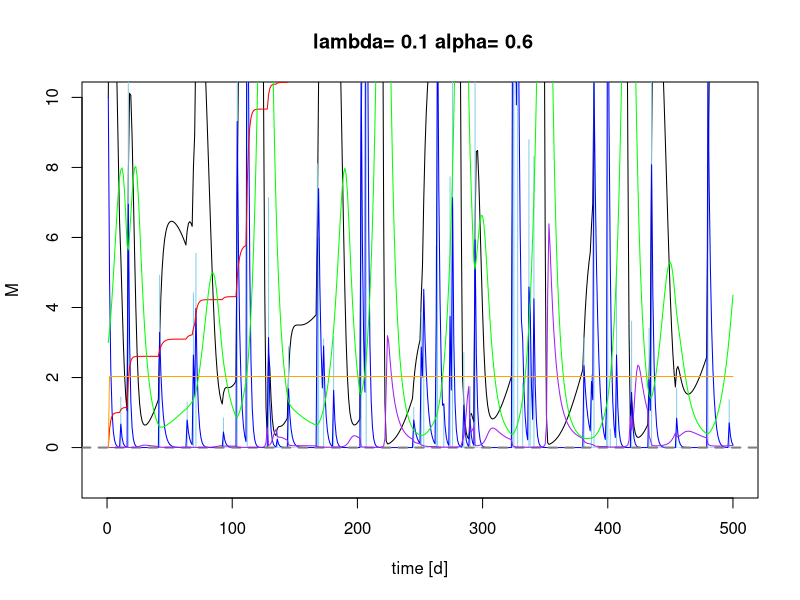
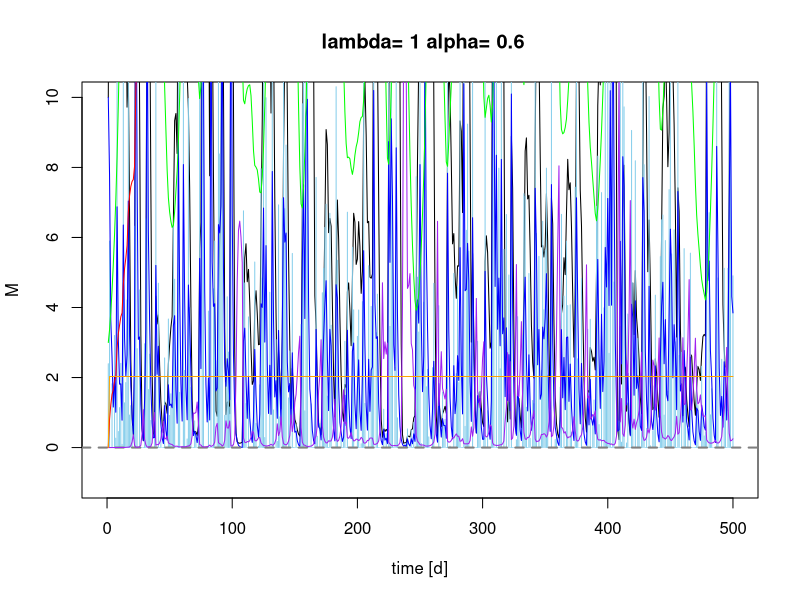
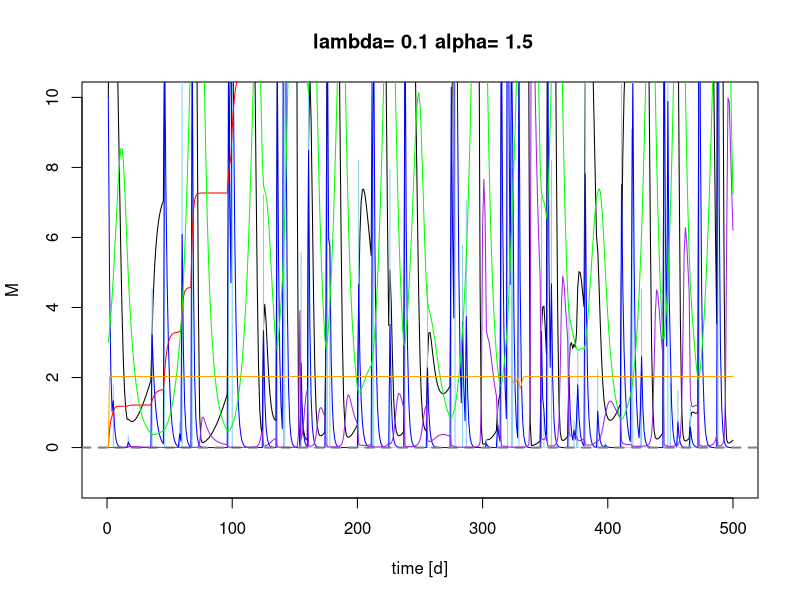
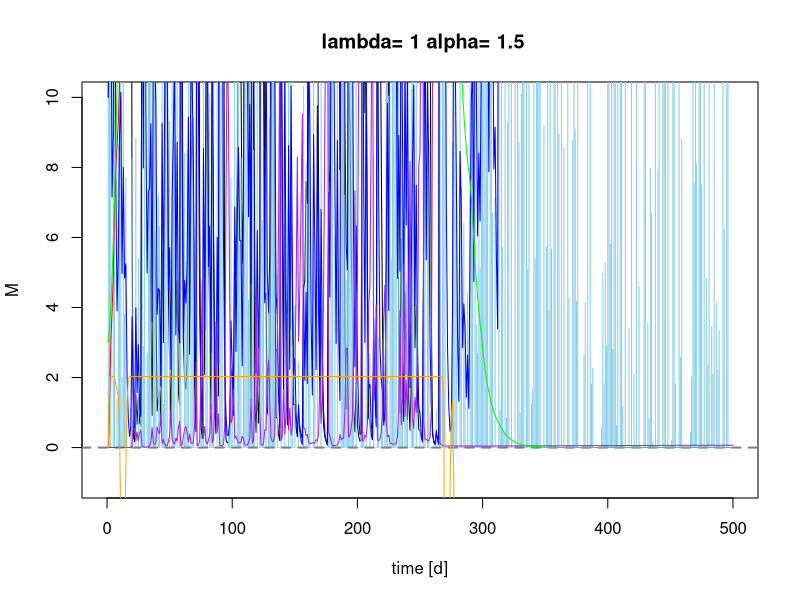
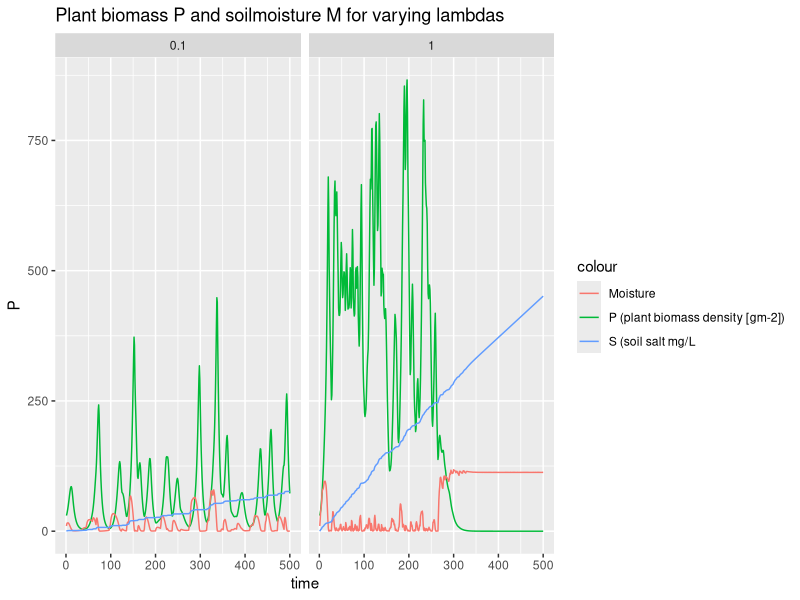
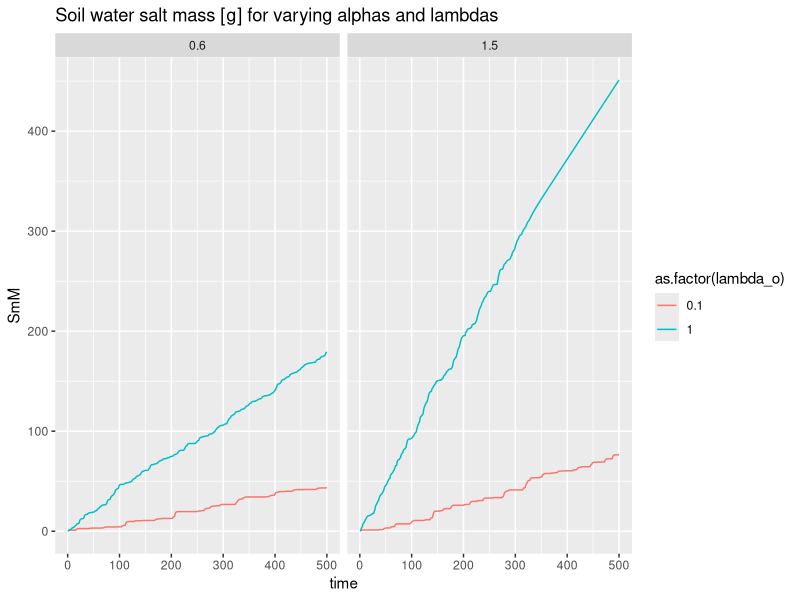

Reproduce these figures in R, in order.
## ---- chunk 1

 # Sandy Clay Loam
    n<-0.367 # porosity
    # more soil variables for evaporation & losses
    # Hydraulic conductivity
    K_s<-52.08*10 # mm/day
    # campbell's b
    b<-6.4069 # neurotheta sandy clay loam
    # van Genuchten parameters
#     avg <- 0.0521
#     nvg <- 1.237
    s_fc<-0.2677/n # Field capacity
    # This is the bubbling pressure
    psi_s_bar<--1.2E-3 #
 
   h1bar =  -psi_s_bar 
   hb = psi_s_bar*-10^5 # mm
 

  Z =3000 # [mm] actual groundwater depth 

# parameters describing the soil
  soilpar <- list(b = b, n = n, s_fc = s_fc, K_s = K_s, 
                psi_s_bar = psi_s_bar, h1bar = h1bar, hb = hb)
    #................................................
    # Vegetation 1 (Grass)
    # paspalum secateum F-I and R-I, 2004

    Zr = 400 # soil depth (mm)   Check Also Table 2...Fernandez-Illescas and Rodriguez-Iturbe...2001


 # parameters describing the root zone   
  vegpar <- list(Zr = Zr)


# parameters describing plant dynamics and salt features

  alpha_i=1 #maximum infiltration rate per day (K_s and therefore soil type dependency in balances function code)

  k=12 # Saco et al, 2013
  W0=0.2 # Saco et al, 2013
  gmax=0.05 # Saco et al, 2013
  k1=5 # Saco et al, 2013
  c=10  # Saco et al, 2013
  f= 0.8  # f is the soil salt leaching efficiency (whether some salt is retained)
  ConcConst = 0.1 # ConcConst is the concentration of the salt in the infiltrating water in g/l
  CM.gw = 0.1 # salt concentration in groundwater
  d=0.24 # fraction of plant mortality
  
  par <- list(alpha_i=alpha_i,k=k, W0=W0, gmax=gmax, k1=k1, c=c, f=f, ConcConst=ConcConst, CM.gw= CM.gw, d=d)
## ---- chunk 2
Infil <- function(h,P, par){
  
  I=par$alpha_i*h*(P+par$k*par$W0)/(P+par$k)
  
  return (I)
}
## ---- chunk 3

WU <- function(M,P,par){ 
# using Svir in here means scaling Svir back to M, easier to do at Svir in balances  
#  WU=par$gmax*((M*(1+Svir))/(((M*(1+Svir))+par$k1)))*P 
  WU=par$gmax*(M/((M+par$k1)))*P 
  
  return(WU)
}
## ---- chunk 4
#******************************************
# based on Salvucci, 1993
L_n <- function(M,Z,soilpar,vegpar) {
   Zr <- vegpar$Zr
   hb <- - soilpar$psi_s_bar*10^5 # (mm?)
   #soilpar$s_fc <- (Z/hb)^(-1/soilpar$b)
   
   s=M/(soilpar$n*vegpar$Zr)
  
   psi = hb*s^-soilpar$b
 
   m=2 + 3/soilpar$b#5.64  # in Salvucci's paper it is called n, but I called it m here to not confuse it with porosity


q <-((Z/hb)^(-m)-(psi/hb)^(-m))/(1+(psi/hb)^(-m)+(m-1)*(Z/hb)^(-m))#/(soilpar$n*Zr) # 

# Mass flux

flux <- soilpar$K_s*q

return(flux)
}



## ---- chunk 5
Precip <- function(time,alpha,lambda,delta) {
  # generate a vector of times between rainfall events > delta
  f_P<-floor(rexp(time,lambda*exp(-delta/alpha))) # vector of times between rainfall occurrences (equation 4 & 8)
  # generate a binary vector from this (impulse function)
  binary.vec <- unlist(lapply(1:time,function(i) c(rep(0,f_P[i]),1)))
  R <- rexp(length(binary.vec),1/alpha)*binary.vec 
  return(R[1:time])
}
## ---- chunk 6

Gr <- function(M,P,par) { 
  
  Gr = par$c*WU(M,P,par)
  
  return(Gr)
}
## ---- chunk 7
Mo <- function(P,M,Svir,par) {
  # needs to be M/Svir because both are "large" numbers
  # you want a number ~1 for multiplication, or <0.1 for addition
  Mo = P*(par$d*(M/Svir))
  
  return(Mo)

}
## ---- chunk 8
balances <- function(Rain, par, plotit=T,
                      soilpar,
                      vegpar){
   

  
# Storage vectors for the daily steps are initialized.

   M <- rep(0,length(Rain)) # soil moisture [mm]
   h <- rep(0,length(Rain)) # infiltration depth [mm]
   P <- rep(0,length(Rain)) #biomass density []
   CM<- rep(0,length(Rain)) # Salt concentration in soil water in g/L or g/mm
   SmI<- rep(0,length(Rain)) # Salt mass in infiltrating water [g]
   SmM <- rep(0,length(Rain)) # Salt mass in soil water [g]
   In <- rep(0,length(Rain)) # infiltration [mm]

   Svir <- rep(0,length(Rain)) # virtual saturation
   flux<- rep(0,length(Rain)) # drainage and capillary rise flux, according to sign



# Initial values to start the simulation.

   
   M[1] <- 10
   h[1] <- 10 
   P[1] <- 30
   CM[1]<- 0
   Svir[1] <- M[1]



# We decided to split the numerical calculations for the daily into 12 substeps.

   deltat <- 12 # split in 12 increments

  
# Storage vectors for the substeps are initialized.

   M_sub <- rep(0,deltat)
   h_sub <- rep(0,deltat)
   I_sub <- rep(0,deltat)
   WU_sub <-rep(0,deltat) # Water uptake in mm
   P_sub <- rep(0,deltat) 
   Gr_sub <- rep(0,deltat) # Growth of biomass
   Mo_sub<- rep(0,deltat) # Mortality of biomass
   SmI_sub <- rep(0,deltat) 
   SmM_sub<- rep(0,deltat) 
   CM_sub<- rep(0,deltat) 
  Svir_sub <- rep(0,deltat) # virtual saturation

   flux_sub<-rep(0,deltat) # calculates leakage loss without evaporation loss

   U_salt <-rep(0,deltat) # Salt mass rising
   L_salt <-rep(0,deltat) # salt mass drained


  
   timeincr= 1/deltat
   
  for (t in 2:length(Rain)){
    
    for (tt in 1:(deltat-1)) {
      
      h.old <- ifelse(tt==1,h[t-1],h_sub[tt])
      P.old <- ifelse(tt==1,P[t-1],P_sub[tt])
      M.old <- ifelse(tt==1,M[t-1],M_sub[tt])
      SmI.old <-ifelse(tt==1,SmI[t-1],SmI_sub[tt])
      CM.old <-ifelse(tt==1,CM[t-1],CM_sub[tt])
      Svir.old <-ifelse(tt==1,Svir[t-1],Svir_sub[tt])


  # Balance for water depth on soil
  h_sub[tt+1] <- h.old + ifelse(tt==1,(10*Rain[t]),0) 
      #- Infil(h.old, P.old,par)*timeincr

  # Infiltration
  par$alpha_i <- ifelse(h_sub[tt+1]<soilpar$K_s*timeincr, 1,
                      (1-(h_sub[tt+1]-soilpar$K_s*timeincr)/h_sub[tt+1]))
  # Calculate infiltration and recalculate h_sub   
  I_sub[tt] <- Infil(h.old, P.old,par)*timeincr
  h_sub[tt+1] <- h_sub[tt+1] - I_sub[tt] 

# Now do all plant uptake and growth
# water uptake by plants: include infiltration in available water

      WU_sub[tt] <- WU(M=Svir.old,P.old,par)*timeincr 
      
      # growth rate
      Gr_sub[tt] <- Gr(M=Svir.old, P.old,par)*timeincr 
      # Mortality
      Mo_sub[tt]<- Mo(P.old,M=M.old, Svir=Svir.old, par)*timeincr
      # calculate plant biomass balance
      P_sub[tt + 1] <- P.old + Gr_sub[tt]- Mo_sub[tt] 

 # 1. Update soil moisture with infiltration
      M_sub[tt + 1] <- M.old + I_sub[tt] - WU_sub[tt]      
      
 # 2. calculate leaching and capillary rise amount
  flux_sub[tt+1]<-do.call(L_n,list(M=M_sub[tt+1],Z=Z,soilpar=soilpar,vegpar=vegpar))

# 3. final adjust soil moisture for leaching or capillary rise
 
   M_sub[tt + 1] <-  M_sub[tt + 1] + flux_sub[tt+1]*timeincr


# calculate saltbalance

# Salt leaching
    L_salt[tt+1] <- ifelse(flux_sub[tt+1]<0,
                           par$f*CM_sub[tt+1]*flux_sub[tt+1]*timeincr,0)
    # leaching of salt

# salt upflow
    U_salt[tt+1] <- ifelse(flux_sub[tt+1]>0, 
                           par$CM.gw*flux_sub[tt+1]*timeincr,0) 
    # rise of salt

# salt mass coming in with infiltration
      SmI_sub[tt+1]<- SmI.old + I_sub[tt]*par$ConcConst 

#salt mass in soil
     SmM_sub[tt+1] <- SmI_sub[tt+1] + U_salt[tt+1] - L_salt[tt+1]
# Calculate salt concentration in the soil
   CM_sub[tt+1]<- (SmM_sub[tt+1]/M_sub[tt+1])*(1/58.44) # 
    
# Virtual saturation (Shah et al., 2012), here in [mm] to be in the same unit as M
    Svir_sub[tt + 1]<-soilpar$n*vegpar$Zr*((soilpar$h1bar*10^-1)^(1/soilpar$b))*
                     ((soilpar$h1bar*10^-1)*(M_sub[tt + 1]/
                       (soilpar$n*vegpar$Zr))^(-soilpar$b)
                       +(3.6*CM_sub[tt + 1]))^(-1/soilpar$b)

    } 
  
# Aggregating the substep results to daily values.

    P[t] = P_sub[deltat]
    M[t] = M_sub[deltat]
    h[t] = h_sub[deltat]
    CM[t] = CM_sub[deltat]
    SmM[t] = SmM_sub[deltat] 
    SmI[t]=SmI_sub[deltat]
    In[t]= sum(I_sub)
    flux[t] = sum(flux_sub)
    Svir[t] = Svir_sub[deltat]

}


# Plotting
 
if (plotit==T) {  
  plot(M, type="l",ylim=c(-1,10),xlim=c(0,time),xlab=("time [d]"), main=paste(" lambda=", lambda[j],"alpha=", alpha[i]))
  points(Rain*10, type="h", col="skyblue")
   
    lines(h,type="l", col="blue")
    abline(h=0, col="Gray50",lwd=2,lty=2)

    lines(SmM,type="l", col="red")
    lines(CM,type="l", col="purple")
    lines(P/10,type="l", col="green")
    lines(flux,type="l", col="orange")
  
 
#  legend("topright", title="Variables",cex=1, pt.cex=0.2, c("Moisture [mm]","Rainfall [mm]*10","overland flow depth[mm] ","salt mass in soil water [g]", "salt concentration in soil water [g/l]", "Plant biomass density [g/m^2]/10"),
#          col=c("black","skyblue","blue","red","purple","green"),lty=1)
#  
}

Out <- data.frame(P=P,M=M,h=h, CM=CM, SmM=SmM, In=In, flux=flux, Svir=Svir)
return(Out)
}
## ---- chunk 9
alpha <- c(0.6,1.5) 
lambda <- c(0.1,1)

Store <- list()
sub_store <- list()
time <- 500
delta <- 0
set.seed(1000)
## ---- chunk 10
#source("Rainfall.R")


for (i in 1:length(alpha)) {
  
for (j in 1:length(lambda)) {
    # generate the rainfall
    Rain <- Precip(time,alpha[i],lambda[j],delta)
    Rainlist <- data.frame(Precip(time,alpha[i],lambda[j],delta)) 
    
    sub_store[[j]] <-data.frame(alpha_o=rep(alpha[i],time),
                                lambda_o=rep(lambda[j],time),
                                balances(Rain,plotit=T, par=par,
                                soilpar, vegpar))
  }
  Store[[i]] <- sub_store
}
## ---- chunk 11
require(ggplot2)
lambda_sum <- do.call(rbind,Store[][[2]])
lambda_sum$time <- rep(1:time,length(lambda))

pl <- ggplot(lambda_sum,aes(x=time,y=P, colour="P (plant biomass density [gm-2])")) + geom_line()
pl  <- pl + geom_line(aes(x=time,y=M, colour="Moisture"))  
pl <- pl +  facet_wrap(~lambda_o)   
pl  + ggtitle("Plant biomass P and soilmoisture M for varying lambdas") +  geom_line(aes(x=time, y=SmM, colour= "S (soil salt mg/L")) + theme(plot.title = element_text(lineheight=.4))
## ---- chunk 12
lambda_sum_all <- do.call(rbind,do.call(rbind,Store))
lambda_sum_all$time <- rep(rep(1:time,length(lambda)),length(alpha))


pa <- ggplot(lambda_sum_all,aes(x=time,y=SmM,col=as.factor(lambda_o))) + geom_line(linetype=1) 
# pa <- pa + + scale_color_gradient(low="blue", high="red")
pa <- pa  + facet_wrap(~alpha_o) + ggtitle("Soil water salt mass [g] for varying alphas and lambdas") + theme(plot.title = element_text(lineheight=.4))
pa  
